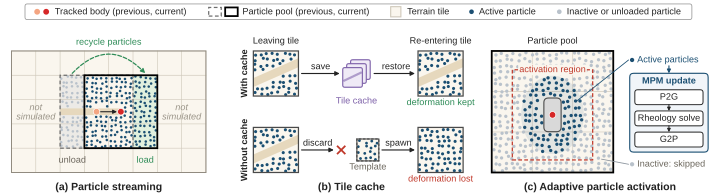

Reproduce this figure in Python.
"""Fig. 1: streaming MPM schematic (particle streaming, tile cache, adaptive particle activation).

Regenerate from the repository root:

    uv run --with matplotlib --with numpy python figures/streaming_mpm.py

Writes figures/streaming_mpm.pdf (vector, included by the paper). Pass a second path to also
write a PNG preview:  ... figures/streaming_mpm.py preview.png

The drawing is laid out in centimetres: one data unit is one centimetre at \\textwidth (18.2 cm).
"""

import sys
from pathlib import Path

import matplotlib

matplotlib.use("Agg")
import matplotlib.pyplot as plt
import numpy as np
from matplotlib.collections import PatchCollection
from matplotlib.patches import Circle, Ellipse, FancyArrowPatch, FancyBboxPatch, Rectangle

# ----------------------------------------------------------------------------- style
plt.rcParams.update(
    {
        "font.family": "sans-serif",
        "font.sans-serif": ["Liberation Sans", "Arial", "Helvetica", "DejaVu Sans"],
        "pdf.fonttype": 42,
        "ps.fonttype": 42,
    }
)

W, H = 18.2, 4.95  # figure size [cm]
CM = 1.0 / 2.54

NAVY = "#1B4F72"  # active particle
GRAY = "#B9C2CB"  # inactive or unloaded particle
SAND = "#FAF6EE"  # tile fill
GRID = "#CFC8BA"  # tile lines
EDGE = "#8F897D"  # terrain outline
TRACK = "#E6D8BD"  # deformed track
CUR = "#D62728"  # tracked body, current
PREV = "#F4A582"  # tracked body, previous
GREEN = "#2E8B57"
GREEN_TINT = "#E1F0DE"
RED = "#C0392B"
VIOLET = "#7B5EA7"
VIOLET_TINT = "#EFEAF6"
INK = "#222222"
MUTED = "#6B665C"

FS = 6.6  # label font size [pt]
FS_TITLE = 7.6

fig = plt.figure(figsize=(W * CM, H * CM))
ax = fig.add_axes([0, 0, 1, 1])
ax.set_xlim(0, W)
ax.set_ylim(0, H)
ax.set_aspect("equal")
ax.axis("off")


# ----------------------------------------------------------------------------- helpers
def lattice(x0, y0, w, h, nx, ny, rng, jitter=0.27):
    """Jittered lattice of particle positions inside a rectangle."""
    sx, sy = w / nx, h / ny
    gx = x0 + (np.arange(nx) + 0.5) * sx
    gy = y0 + (np.arange(ny) + 0.5) * sy
    X, Y = np.meshgrid(gx, gy)
    X = X + rng.uniform(-jitter, jitter, X.shape) * sx
    Y = Y + rng.uniform(-jitter, jitter, Y.shape) * sy
    return X.ravel(), Y.ravel()


def dots(x, y, r, color, z=4):
    if len(x) == 0:
        return
    ax.add_collection(
        PatchCollection([Circle((a, b), r) for a, b in zip(x, y)], facecolor=color, edgecolor="none", zorder=z)
    )


def rect(x, y, w, h, fc="none", ec="none", lw=0.6, ls="-", z=1, **kw):
    p = Rectangle((x, y), w, h, facecolor=fc, edgecolor=ec, linewidth=lw, linestyle=ls, zorder=z, **kw)
    ax.add_patch(p)
    return p


def arrow(p0, p1, color=INK, lw=0.8, rad=0.0, ls="-", z=6, scale=6.5, style="-|>"):
    a = FancyArrowPatch(
        p0,
        p1,
        arrowstyle=style,
        mutation_scale=scale,
        connectionstyle=f"arc3,rad={rad}",
        color=color,
        linewidth=lw,
        linestyle=ls,
        zorder=z,
        shrinkA=0,
        shrinkB=0,
    )
    ax.add_patch(a)
    return a


def text(x, y, s, size=FS, color=INK, ha="center", va="center", weight="normal", style="normal", z=8, **kw):
    return ax.text(
        x, y, s, fontsize=size, color=color, ha=ha, va=va, fontweight=weight, fontstyle=style, zorder=z, **kw
    )


def text_width(s, size=FS, weight="normal"):
    t = ax.text(0, 0, s, fontsize=size, fontweight=weight)
    fig.canvas.draw()
    w = t.get_window_extent().width / fig.dpi * 2.54
    t.remove()
    return w


def lw_cm(width_cm):
    """Line width in points for a stroke that is `width_cm` wide."""
    return width_cm / 2.54 * 72.0


Y0 = 0.55  # bottom of the panel drawings
YT = 3.65  # top of the panel drawings
Y_HEAD = 3.90  # column headers
Y_TITLE = 0.17  # panel titles

# ============================================================================= (a) particle streaming
u = 0.62  # tile size
AX0 = 0.25
NC, NR = 8, 5
rng = np.random.default_rng(3)

rect(AX0, Y0, NC * u, NR * u, fc=SAND, z=0)
# tiles that leave (unloaded) and enter (loaded)
rect(AX0 + 2 * u, Y0 + u, u, 3 * u, fc="#ECEAE6", z=1)
rect(AX0 + 5 * u, Y0 + u, u, 3 * u, fc=GREEN_TINT, z=1)
for i in range(NC + 1):
    ax.plot([AX0 + i * u] * 2, [Y0, Y0 + NR * u], color=GRID, lw=0.45, zorder=2)
for j in range(NR + 1):
    ax.plot([AX0, AX0 + NC * u], [Y0 + j * u] * 2, color=GRID, lw=0.45, zorder=2)
rect(AX0, Y0, NC * u, NR * u, ec=EDGE, lw=0.7, z=3)

yc = Y0 + 2.5 * u  # row of the tracked body
x_prev = AX0 + 3.5 * u
x_cur = AX0 + 4.5 * u
hw = 0.085  # half width of the track left by the body

# deformed track behind the body
ax.plot(
    [AX0 + 2 * u, x_cur],
    [yc, yc],
    color=TRACK,
    lw=lw_cm(2 * hw),
    solid_capstyle="butt",
    zorder=2.5,
)
px, py = lattice(AX0 + 2 * u, Y0 + u, 4 * u, 3 * u, 20, 15, rng)
keep = ~((np.abs(py - yc) < hw + 0.03) & (px < x_cur + 0.08))
px, py = px[keep], py[keep]
leaving = px < AX0 + 3 * u
dots(px[leaving], py[leaving], 0.033, GRAY)
dots(px[~leaving], py[~leaving], 0.033, NAVY)

# pool at the previous and the current step
rect(AX0 + 2 * u, Y0 + u, 3 * u, 3 * u, ec="#6E6E6E", lw=0.9, ls=(0, (3, 2)), z=5)
rect(AX0 + 3 * u, Y0 + u, 3 * u, 3 * u, ec="black", lw=1.3, z=5.5)

# tracked body
arrow((x_prev + 0.10, yc), (x_cur - 0.10, yc), lw=0.8, z=7, scale=5.5)
ax.add_patch(Circle((x_prev, yc), 0.085, facecolor=PREV, edgecolor="white", linewidth=0.5, zorder=7))
ax.add_patch(Circle((x_cur, yc), 0.085, facecolor=CUR, edgecolor="white", linewidth=0.5, zorder=7))

# recycling of particles from the leaving tiles into the entering tiles
y_pool_top = Y0 + 4 * u
arrow(
    (AX0 + 2.5 * u, y_pool_top + 0.05),
    (AX0 + 5.5 * u, y_pool_top + 0.05),
    color=GREEN,
    lw=0.9,
    rad=-0.52,
    ls=(0, (3, 1.6)),
    z=7,
)
text(AX0 + 4 * u, YT + 0.22, "recycle particles", color=GREEN)
text(AX0 + 2.5 * u, Y0 + 0.5 * u, "unload", color=MUTED)
text(AX0 + 5.5 * u, Y0 + 0.5 * u, "load", color=GREEN)
text(AX0 + 7 * u, Y0 + 2.5 * u, "not\nsimulated", color="#9A9488", style="italic", linespacing=1.05)
text(AX0 + 1 * u, Y0 + 2.5 * u, "not\nsimulated", color="#9A9488", style="italic", linespacing=1.05)

text(AX0 + NC * u / 2, Y_TITLE, "(a) Particle streaming", size=FS_TITLE, weight="bold")

# ============================================================================= (b) tile cache
BX0 = 6.42  # left tile
S = 1.15  # tile size in this panel
BX1 = 10.62  # right tile
ROW1 = YT - S  # with cache
ROW2 = Y0  # without cache


def tile(x0, y0, s, seed, track, n=8, r=0.04, lw=0.9, ec="#4A4A4A"):
    """One terrain tile seen from above, with or without a deformed track."""
    box = rect(x0, y0, s, s, fc=SAND, ec="none", z=1)
    a = np.array([x0, y0 + 0.30 * s])
    b = np.array([x0 + s, y0 + 0.74 * s])
    half = 0.105 * s / 1.15
    local = np.random.default_rng(seed)
    x, y = lattice(x0, y0, s, s, n, n, local)
    if track:
        (line,) = ax.plot(
            [a[0] - 0.2, b[0] + 0.2],
            [a[1] - 0.2 * (b[1] - a[1]) / s, b[1] + 0.2 * (b[1] - a[1]) / s],
            color=TRACK,
            lw=lw_cm(2 * half),
            solid_capstyle="butt",
            zorder=2,
        )
        line.set_clip_path(box)
        d = b - a
        dist = np.abs(d[0] * (y - a[1]) - d[1] * (x - a[0])) / np.hypot(*d)
        x, y = x[dist > half + 0.035], y[dist > half + 0.035]
    dots(x, y, r, NAVY)
    rect(x0, y0, s, s, ec=ec, lw=lw, z=5)


# column headers and row labels
text(BX0 + S / 2, Y_HEAD, "Leaving tile")
text(BX1 + S / 2, Y_HEAD, "Re-entering tile")
text(BX0 - 0.22, ROW1 + S / 2, "With cache", rotation=90, weight="bold")
text(BX0 - 0.22, ROW2 + S / 2, "Without cache", rotation=90, weight="bold")

# --- with cache: save, then restore
tile(BX0, ROW1, S, seed=11, track=True)
tile(BX1, ROW1, S, seed=11, track=True)
ym = ROW1 + S / 2
cx, cs = 8.70, 0.50  # cache icon
for k in (2, 1, 0):
    ox = cx + 0.10 * k
    oy = ym - cs / 2 - 0.05 + 0.10 * k - 0.05
    ax.add_patch(
        FancyBboxPatch(
            (ox, oy),
            cs,
            cs,
            boxstyle="round,pad=0,rounding_size=0.05",
            facecolor=VIOLET_TINT,
            edgecolor=VIOLET,
            linewidth=0.8,
            zorder=5 - k * 0.1,
        )
    )
ox, oy = cx, ym - cs / 2 - 0.10
ax.plot([ox + 0.04, ox + cs - 0.04], [oy + 0.17, oy + 0.37], color=VIOLET, lw=1.6, alpha=0.55, zorder=6)
arrow((BX0 + S + 0.08, ym), (cx - 0.08, ym))
arrow((cx + cs + 0.30, ym), (BX1 - 0.08, ym))
text((BX0 + S + cx) / 2, ym + 0.17, "save")
text((cx + cs + 0.30 + BX1) / 2, ym + 0.17, "restore")
text(cx + cs / 2 + 0.10, ROW1 - 0.02, "Tile cache", color=VIOLET, va="top")
text(BX1 + S / 2, ROW1 - 0.17, "deformation kept", color=GREEN)

# --- without cache: discard, then spawn from the template
tile(BX0, ROW2, S, seed=11, track=True)
tile(BX1, ROW2, S, seed=29, track=False)
ym = ROW2 + S / 2
xx = 8.66  # discard mark
arrow((BX0 + S + 0.08, ym), (xx - 0.19, ym))
for sgn in (1, -1):
    ax.plot([xx - 0.09, xx + 0.09], [ym - 0.09 * sgn, ym + 0.09 * sgn], color=RED, lw=1.3, zorder=7)
text((BX0 + S + 0.08 + xx - 0.19) / 2, ym + 0.17, "discard")
ts = 0.56  # template icon
tx0 = 9.06
tile(tx0, ym - ts / 2, ts, seed=5, track=False, n=4, r=0.036, lw=0.8, ec="#4A4A4A")
rect(tx0, ym - ts / 2, ts, ts, ec="#4A4A4A", lw=0.8, ls=(0, (2.2, 1.5)), fc="none", z=5.2)
arrow((tx0 + ts + 0.08, ym), (BX1 - 0.08, ym))
text((tx0 + ts + BX1) / 2, ym + 0.17, "spawn")
text(tx0 + ts / 2, ym - ts / 2 - 0.05, "Template", color=MUTED, va="top")
text(BX1 + S / 2, ROW2 - 0.17, "deformation lost", color=RED)

text((BX0 - 0.35 + BX1 + S) / 2, Y_TITLE, "(b) Tile cache", size=FS_TITLE, weight="bold")

# ============================================================================= (c) adaptive particle activation
CX0 = 12.50
P = YT - Y0  # pool drawn at 3.1 cm
rng = np.random.default_rng(8)
rect(CX0, Y0, P, P, fc=SAND, z=0)
for k in (1, 2):
    ax.plot([CX0 + k * P / 3] * 2, [Y0, Y0 + P], color=GRID, lw=0.45, zorder=1)
    ax.plot([CX0, CX0 + P], [Y0 + k * P / 3] * 2, color=GRID, lw=0.45, zorder=1)

bx, by = CX0 + P / 2, Y0 + P / 2 - 0.08  # tracked body
bw, bh = 0.44, 0.86
rw, rh = 2.05, 2.30  # activation region
ex, ey = 0.80, 1.00  # strained zone (semi-axes)

ax.add_patch(Ellipse((bx, by), 2 * ex, 2 * ey, facecolor=NAVY, edgecolor="none", alpha=0.10, zorder=1.5))
px, py = lattice(CX0, Y0, P, P, 20, 20, rng)
# material pushed away from the body
dx, dy = px - bx, py - by
rr = np.hypot(dx / (bw / 2 + 0.05), dy / (bh / 2 + 0.05))
push = 0.09 * np.exp(-((np.hypot(dx, dy) / 0.55) ** 2))
norm = np.maximum(np.hypot(dx, dy), 1e-6)
px, py = px + push * dx / norm, py + push * dy / norm
dx, dy = px - bx, py - by
under = (np.abs(dx) < bw / 2 + 0.05) & (np.abs(dy) < bh / 2 + 0.05)
px, py, dx, dy = px[~under], py[~under], dx[~under], dy[~under]
in_region = (np.abs(dx) < rw / 2) & (np.abs(dy) < rh / 2)
strained = (dx / ex) ** 2 + (dy / ey) ** 2 < 1.0
active = in_region & strained
dots(px[~active], py[~active], 0.043, GRAY)
dots(px[active], py[active], 0.043, NAVY)

rect(bx - rw / 2, by - rh / 2, rw, rh, ec=RED, lw=0.9, ls=(0, (3, 1.8)), z=5)
rect(CX0, Y0, P, P, ec="black", lw=1.3, z=6)
ax.add_patch(
    FancyBboxPatch(
        (bx - bw / 2, by - bh / 2),
        bw,
        bh,
        boxstyle="round,pad=0,rounding_size=0.12",
        facecolor="#D9D9D9",
        edgecolor="#4A4A4A",
        linewidth=0.8,
        zorder=6.5,
    )
)
ax.add_patch(Circle((bx, by), 0.085, facecolor=CUR, edgecolor="white", linewidth=0.5, zorder=7))
text(
    bx,
    by + rh / 2,
    "activation region",
    color=RED,
    bbox=dict(boxstyle="round,pad=0.12", facecolor=SAND, edgecolor="none"),
    z=7,
)
text(CX0 + P / 2, Y_HEAD, "Particle pool")

# MPM update applied to the active particles only
FX = 17.02  # centre of the flow column
BWD, BHT = 1.74, 0.38
ys = [2.47, 1.93, 1.39]
labels = ["P2G", "Rheology solve", "G2P"]
GX0, GX1 = FX - BWD / 2 - 0.13, FX + BWD / 2 + 0.13  # group box
GY0, GY1 = ys[-1] - BHT / 2 - 0.13, ys[0] + BHT / 2 + 0.42
ax.add_patch(
    FancyBboxPatch(
        (GX0, GY0),
        GX1 - GX0,
        GY1 - GY0,
        boxstyle="round,pad=0,rounding_size=0.10",
        facecolor="#F1F5F9",
        edgecolor=NAVY,
        linewidth=0.8,
        zorder=1,
    )
)
text(FX, GY1 - 0.20, "MPM update", color=NAVY, weight="bold")
for yb, lab in zip(ys, labels):
    ax.add_patch(
        FancyBboxPatch(
            (FX - BWD / 2, yb - BHT / 2),
            BWD,
            BHT,
            boxstyle="round,pad=0,rounding_size=0.07",
            facecolor="white",
            edgecolor=INK,
            linewidth=0.7,
            zorder=2,
        )
    )
    text(FX, yb, lab)
for y_a, y_b in zip(ys[:-1], ys[1:]):
    arrow((FX, y_a - BHT / 2), (FX, y_b + BHT / 2), lw=0.7, scale=5.0)
XL = GX0 + 0.06  # left end of the two state labels
y_act = 3.42
ax.add_patch(Circle((XL, y_act), 0.055, facecolor=NAVY, edgecolor="none", zorder=7))
text(XL + 0.13, y_act, "Active particles", ha="left", color=NAVY)
arrow((FX, y_act - 0.15), (FX, GY1), color=NAVY, lw=0.8, scale=5.5)
y_in = 0.76
ax.add_patch(Circle((XL, y_in), 0.055, facecolor=GRAY, edgecolor="none", zorder=7))
text(XL + 0.13, y_in, "Inactive: skipped", ha="left", color=MUTED)

# leaders from the pool to the two particle states
arrow((bx + 0.60, by + 0.34), (XL - 0.09, y_act), color=NAVY, lw=0.6, style="-", z=7)
arrow((CX0 + P - 0.30, Y0 + 0.34), (XL - 0.09, y_in), color="#8A939C", lw=0.6, style="-", z=7)

text((CX0 + GX1) / 2, Y_TITLE, "(c) Adaptive particle activation", size=FS_TITLE, weight="bold")

# ============================================================================= legend
items = [
    ("dots2", "Tracked body (previous, current)"),
    ("pool2", "Particle pool (previous, current)"),
    ("tile", "Terrain tile"),
    ("active", "Active particle"),
    ("inactive", "Inactive or unloaded particle"),
]
SW = {"dots2": 0.42, "pool2": 0.74, "tile": 0.30, "active": 0.14, "inactive": 0.14}
GAP_IN, GAP_OUT = 0.12, 0.48
widths = [SW[k] + GAP_IN + text_width(lab) for k, lab in items]
total = sum(widths) + GAP_OUT * (len(items) - 1)
PAD = 0.22
YL = H - 0.30
x = (W - total) / 2
ax.add_patch(
    FancyBboxPatch(
        (x - PAD, YL - 0.20),
        total + 2 * PAD,
        0.40,
        boxstyle="round,pad=0,rounding_size=0.06",
        facecolor="white",
        edgecolor="#9A9A9A",
        linewidth=0.6,
        zorder=1,
    )
)
for (kind, lab), wd in zip(items, widths):
    if kind == "dots2":
        ax.add_patch(Circle((x + 0.09, YL), 0.075, facecolor=PREV, edgecolor="none", zorder=7))
        ax.add_patch(Circle((x + 0.32, YL), 0.075, facecolor=CUR, edgecolor="none", zorder=7))
    elif kind == "pool2":
        rect(x, YL - 0.11, 0.32, 0.22, ec="#6E6E6E", lw=0.9, ls=(0, (3, 2)), z=7)
        rect(x + 0.42, YL - 0.11, 0.32, 0.22, ec="black", lw=1.3, z=7)
    elif kind == "tile":
        rect(x, YL - 0.13, 0.26, 0.26, fc=SAND, ec=GRID, lw=0.8, z=7)
    elif kind == "active":
        ax.add_patch(Circle((x + 0.07, YL), 0.06, facecolor=NAVY, edgecolor="none", zorder=7))
    elif kind == "inactive":
        ax.add_patch(Circle((x + 0.07, YL), 0.06, facecolor=GRAY, edgecolor="none", zorder=7))
    text(x + SW[kind] + GAP_IN, YL - 0.005, lab, ha="left")
    x += wd + GAP_OUT

# ----------------------------------------------------------------------------- output
out = Path(__file__).with_suffix(".pdf")
fig.savefig(out)
print("wrote", out)
if len(sys.argv) > 1:
    fig.savefig(sys.argv[1], dpi=300)
    print("wrote", sys.argv[1])
